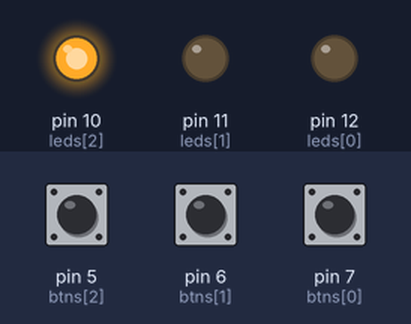
This sketch was run on a simulated Arduino Uno, built with avr-gcc and run on an emulated ATmega328P. Shown: output pins drawn as LEDs (lit = HIGH). Dashed ring = blinking. The inputs (shaded band) are chosen by the test bench; at power-on: pin 5 (btns[2]) HIGH, pin 7 (btns[0]) HIGH, pin 6 (btns[1]) HIGH. Random numbers use the default seed unless the sketch sets one; what the sketch prints to the serial monitor is not drawn.

Above: at 3.2 s.
3.3 s: pin 5 (btns[2]) pulled LOW for 3.2 s
At 4.4 s:
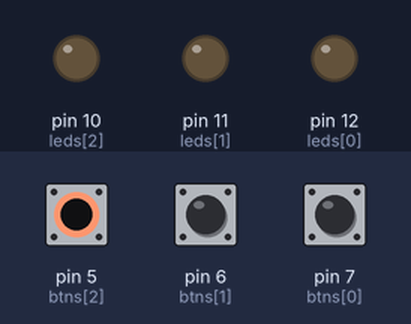
9.5 s: pin 7 (btns[0]) pulled LOW for 0.15 s
At 12.3 s:
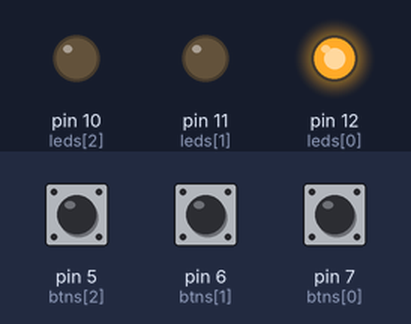
12.5 s: pin 7 (btns[0]) pulled LOW for 1 s
At 12.65 s:
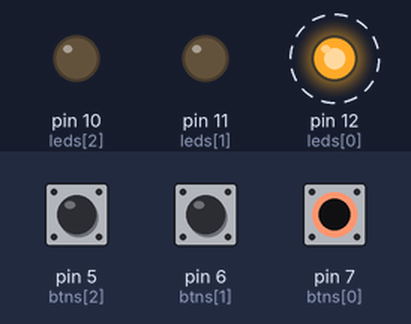
15.5 s: pin 5 (btns[2]) pulled LOW for 0.15 s
At 15.65 s:
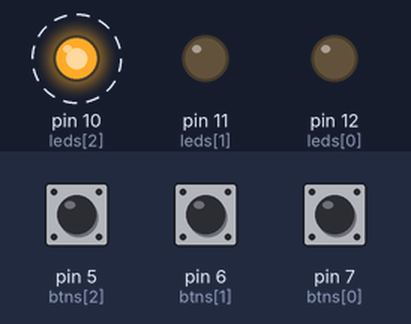
18.5 s: pin 5 (btns[2]) pulled LOW for 1 s
At 21.9 s:
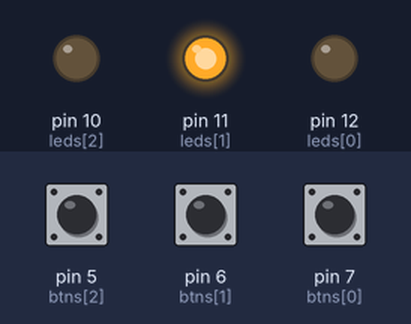
Timing chart, 0 to 22.9 s (numbered marks = the images above; inputs shaded):
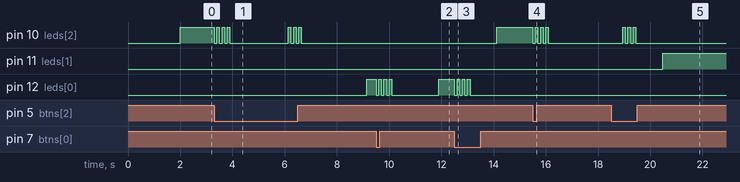

Measured:
- after the input at 3.3 s, pin 10 (leds[2]): HIGH → LOW at once, → HIGH 0.10 s later, → LOW 0.10 s later, → HIGH 0.10 s later, … (13 changes in this stretch); pin 12 (leds[0]): LOW → HIGH after 5.8 s
- after the input at 9.5 s, pin 12 (leds[0]): goes 3 × (LOW 0.10 s, HIGH 0.10 s), LOW 1.8 s, then HIGH, starting at once
- after the input at 12.5 s, pin 10 (leds[2]): LOW → HIGH after 1.6 s; pin 12 (leds[0]): alternates HIGH for 0.10 s and LOW for 0.10 s, 7 changes in all, then stays LOW, starting at once
- after the input at 15.5 s, pin 10 (leds[2]): alternates HIGH for 0.10 s and LOW for 0.10 s, 7 changes in all, then stays LOW, starting at once
- after the input at 18.5 s, pin 11 (leds[1]): LOW → HIGH after 2.0 s

The sketch:

Whack_A_Mole_Reaction.ino
```cpp
// 定义灯和按键的引脚数组
int leds[3] = {12, 11, 10}; // 0:红, 1:黄, 2:绿
int btns[3] = {7, 6, 5};    // 0:红按键, 1:黄按键, 2:绿按键

void setup() {
  Serial.begin(9600);

  // 初始化引脚模式
  for (int i = 0; i < 3; i++) {
    pinMode(leds[i], OUTPUT);
    pinMode(btns[i], INPUT_PULLUP);
  }

  // 这一步非常关键：利用悬空模拟引脚的底噪，生成真正的随机数种子
  randomSeed(analogRead(A0));

  Serial.println("游戏开始！准备好你的手指！");
  delay(2000);
}

void loop() {
  // 1. 随机挑选一盏灯 (生成 0, 1, 2 中的一个随机数)
  int targetIndex = random(3);

  // 2. 点亮这盏灯
  digitalWrite(leds[targetIndex], HIGH);
  unsigned long startTime = millis(); // 记录亮灯的瞬间时间

  bool isPressed = false;

  // 3. 进入“等待按键”的死循环，直到有人按下正确的按键
  while (!isPressed) {
    // 检查对应的按键是否被按下 (LOW代表按下)
    if (digitalRead(btns[targetIndex]) == LOW) {
      unsigned long reactionTime = millis() - startTime; // 计算反应时间

      Serial.print("击中目标！反应时间: ");
      Serial.print(reactionTime);
      Serial.println(" 毫秒");

      // 闪烁三次作为奖励反馈
      for(int j=0; j<3; j++){
        digitalWrite(leds[targetIndex], LOW);
        delay(100);
        digitalWrite(leds[targetIndex], HIGH);
        delay(100);
      }

      digitalWrite(leds[targetIndex], LOW); // 彻底熄灭
      isPressed = true; // 退出循环
    }

    // 如果按错了其他两个键，可以加一点惩罚逻辑（这里暂时留白，保持简单）
  }

  // 4. 随机等待 1 到 3 秒，再次出击
  delay(random(1000, 3000));
}
```
